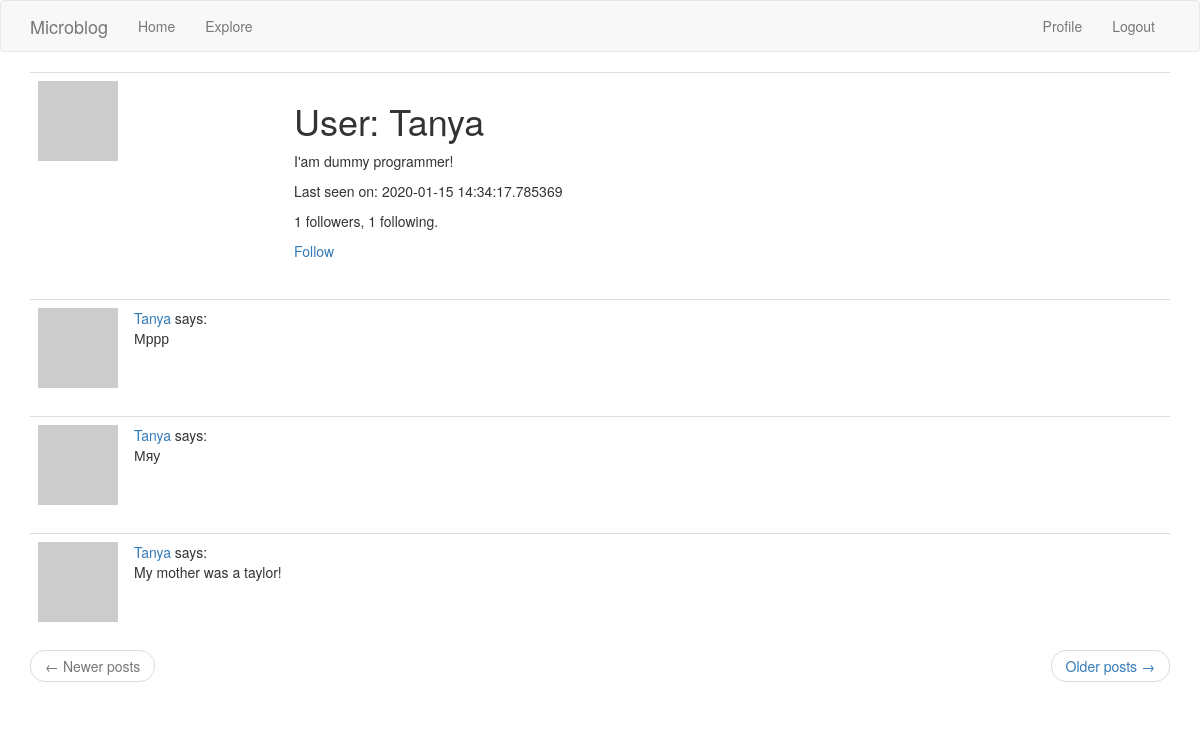
The app's page /user/Tanya (signed in) with its own data.
### app/models.py (models this page shows, shortened)
class User(UserMixin, db.Model):
    id = db.Column(db.Integer, primary_key=True)
    username = db.Column(db.String(64), index=True, unique=True)
    email = db.Column(db.String(120), index=True, unique=True)
    password_hash = db.Column(db.String(128))
    posts = db.relationship('Post', backref='author', lazy='dynamic')
    about_me = db.Column(db.String(140))
    last_seen = db.Column(db.DateTime, default=datetime.utcnow)
    followed = db.relationship(
        'User', secondary=followers,
        primaryjoin=(followers.c.follower_id == id),
        secondaryjoin=(followers.c.followed_id == id),
        backref=db.backref('followers', lazy='dynamic'), lazy='dynamic')
    def avatar(self, size):
        digest = md5(self.email.lower().encode('utf-8')).hexdigest()
        return 'https://www.gravatar.com/avatar/{}?d=identicon&s={}'.format(
            digest, size)
    def is_following(self, user):
        return self.followed.filter(
            followers.c.followed_id == user.id).count() > 0

class Post(db.Model):
    id = db.Column(db.Integer, primary_key=True)
    body = db.Column(db.String(140))
    timestamp = db.Column(db.DateTime, index=True, default=datetime.utcnow)
    user_id = db.Column(db.Integer, db.ForeignKey('user.id'))

### app/routes.py (the view)
@app.route('/user/<username>')
@login_required
def user(username):
    user = User.query.filter_by(username=username).first_or_404()
    page = request.args.get('page', 1, type=int)
    posts = user.posts.order_by(Post.timestamp.desc()).paginate(
        page, app.config['POSTS_PER_PAGE'], False)
    if posts.has_next:
        next_url = url_for('user', username=user.username, page=posts.next_num)
    else:
        next_url = None
    if posts.has_prev:
        prev_url = url_for('user', username=user.username, page=posts.prev_num)
    else:
        prev_url = None
    return render_template('user.html', user=user, posts=posts.items,
                           next_url=next_url, prev_url=prev_url)

### app/models.py (called while the page is built)
@login.user_loader
def load_user(id):
    return User.query.get(int(id))

### app/routes.py (called while the page is built)
@app.before_request
def before_request():
    if current_user.is_authenticated:
        current_user.last_seen = datetime.utcnow()
        db.session.commit()

### app/templates/user.html
{% extends "base.html" %}
{% block app_content %}
    <table class="table table-hover">
        <tr>
            <td width="256px"><img src="{{ user.avatar(256) }}"></td>
            <td>
		<h1>User: {{ user.username }}</h1>
		{% if user.about_me %}<p>{{ user.about_me }}</p>{% endif %}
                {% if user.last_seen %}<p>Last seen on: {{ user.last_seen }}</p>{% endif %}
		<p>{{ user.followers.count() }} followers, {{ user.followed.count() }} following.</p>
		{% if user == current_user %}
                <p><a href="{{ url_for('edit_profile') }}">Edit your profile</a></p>
		{% elif not current_user.is_following(user) %}
 		<p><a href="{{ url_for('follow', username=user.username) }}">Follow</a></p>
		{% else %}
		<p><a href="{{ url_for('unfollow', username=user.username) }}">Unfollow</a></p>
                {% endif %}
	    </td>
        </tr>
    </table>
    {% for post in posts %}
        {% include '_post.html' %}
    {% endfor %}
    <nav aria-label="...">
        <ul class="pager">
        <li class="previous{% if not prev_url %} disabled{% endif %}">
            <a href="{{ prev_url or '#' }}">
                <span aria-hidden="true">&larr;</span> Newer posts
            </a>
        </li>
        <li class="next{% if not next_url %} disabled{% endif %}">
            <a href="{{ next_url or '#' }}">
                Older posts <span aria-hidden="true">&rarr;</span>
            </a>
        </li>
        </ul>
    </nav>
{% endblock %}

### app/templates/_post.html
<table class="table table-hover">
    <tr>
        <td width="70px">
            <a href="{{ url_for('user', username=post.author.username) }}">
                <img src="{{ post.author.avatar(64) }}" />
            </a>
        </td>
        <td>
            <a href="{{ url_for('user', username=post.author.username) }}">
                {{ post.author.username }}
            </a>
            says:
            <br>
            {{ post.body }}
        </td>
    </tr>
</table>

### records on screen
User: username "Tanya", about_me "I'am dummy programmer!", last_seen "2020-01-15 14:34:17.785369"
Post: author.username "Tanya", body "Мррр"
Post: author.username "Tanya", body "Мяу"
Post: author.username "Tanya", body "My mother was a taylor!"

### other values on screen
{{ user.followers.count() }} "1"
{{ user.followed.count() }} "1"
